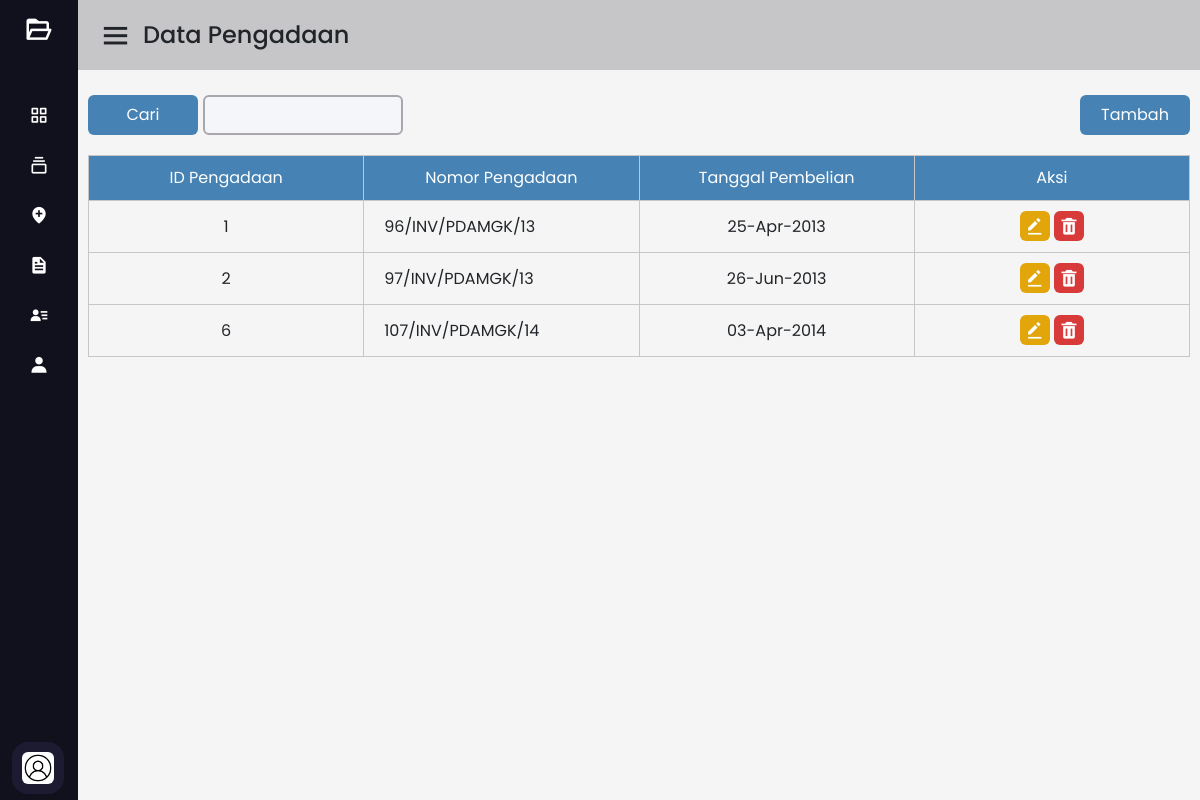
Screenshot of /pengadaan.php (signed in) with the database file from the repository.
### tables this page shows
CREATE TABLE `pengadaan` (
  `id_pengadaan` int(10) NOT NULL,
  `no_dokumen` varchar(50) NOT NULL,
  `tgl_beli` date NOT NULL
);

### pengadaan.php (the view, shortened to what this page needs)
<?php
include "sidebar.php" ?>
<section class="home-section">
    <nav>
        <div class="sidebar-button">
        <i class='bx bx-menu'></i>
            <span class="dashboard">Data Pengadaan</span>
        </div>
    </nav>
    <div class="home-content">
        <div class="dashboard-content">
            <div class="search-box">
                <a href="form_pengadaan.php"><button class="inbtn">Tambah</button></a>
                <form method="GET" action="pengadaan.php">
                <input type="text" name="kata_cari" value="<?php if(isset($_GET['kata_cari'])) { echo $_GET['kata_cari']; } ?>"  />
		        <button type="submit" class="srcbtn">Cari</button>
                </form>
            </div>
            <div class="table-ds">
            <?php
                include 'koneksi/koneksi.php';
                if(isset($_GET['kata_cari'])) {
                    $kata_cari = $_GET['kata_cari'];
                    $query = "SELECT * FROM pengadaan WHERE id_pengadaan like '%".$kata_cari."%' OR no_dokumen like '%".$kata_cari."%' OR tgl_beli like '%".$kata_cari."%' ORDER BY id_pengadaan ASC";
				} else {
					$query = "SELECT * FROM pengadaan ORDER BY id_pengadaan ASC";
				}
                $result = mysqli_query($koneksi,$query);
                echo '<table class="tabel-pengadaan">
                    <tr>
                        <th>ID Pengadaan</th>
                        <th>Nomor Pengadaan</th>
                        <th>Tanggal Pembelian</th>
                        <th colspan="2">Aksi</th>
                    </tr>
                    <tr>';
                    while ($row = mysqli_fetch_array($result))
                    {
                        echo '<tr>
                                <td class="tcenter">'.$row['id_pengadaan'].'</td>
                                <td>'.$row['no_dokumen'].'</td>';?>
                                <td class="tcenter"><? echo date('d-M-Y', strtotime($row['tgl_beli']));?></td>
                    <?
                     echo '
                                <td class="tcenter">
                                <a href="action/edit_pengadaan.php?id='.$row['id_pengadaan'].'"><i class="bx bxs-edit-alt" title="Edit"></i></a>
                                <a onclick="return konfirmasi()" href="action/hapus_pengadaan.php?id='.$row['id_pengadaan'].'"><i class="bx bxs-trash" title="Hapus"></i></a>
                                </td>
                                ';
                    }?>
                    <?php
                    echo '
                    </tr>
                    </table>';
                    ?>
        </div>
    </div>
</section>

### style/style.css (style rules this page uses)
* { margin: 0; padding: 0; box-sizing: border-box; font-family: 'Poppins', sans-serif; }
.home-section { background-color:#f5f5f5; position: relative; min-height: 100vh; left: calc(100% - 260px); left: 260px; transition: all 0.5s ease; }
.sidebar.close ~ .home-section { width: calc(100% - 78px); left: 78px; }
.home-section nav { height: 70px; background: #c6c5c7; padding: 0 20px; display: flex; align-items: center; justify-content: space-between; position:fixed; width: 100%; z-index:9999; }
.home-section nav .sidebar-button { display: flex; align-items: center; font-size: 24px; font-weight: 500; }
.home-section nav .sidebar-button i { font-size: 35px; margin-right: 10px; }
.home-content .dashboard-content { position: relative; padding: 20px; top: 30%; padding: 90px 5px; }
.home-content .dashboard-content .search-box { position: relative; padding: 5px; }
.home-content .dashboard-content .search-box input { position: absolute; height: 40px; width: 200px; border-radius: 6px; padding: 0 15px; font-size: 16px; background: #F5F6FA; border: 2px solid #a9a6ae; outline: none; left: 120px; }
.srcbtn { border-radius: 6px; height: 40px; width: 110px; padding: 0 15px; font-size: 16px; background:#4682B4; text-align: center; color: #FFF; border: none; }
.inbtn { border-radius: 6px; height: 40px; width: 110px; padding: 0 15px; font-size: 16px; background: #4682B4; text-align: center; color: #FFF; border: none; float: right; }
.home-content .dashboard-content .table-ds { position: relative; padding: 5px; top: 10px; overflow: auto; }
.tabel-dashboard th, td { padding: 10px 20px; text-align: left; border: 1px solid #c6c5c7; word-wrap: normal; max-width: 80px; }
.tcenter { text-align: center; }
.tabel-aset th, td { padding: 10px 20px; text-align: left; border: 1px solid #c6c5c7; word-wrap: normal; max-width: 80px; }
.tabel-riwayat th, td { padding: 10px 20px; text-align: left; border: 1px solid #c6c5c7; word-wrap: normal; max-width: 80px; }
.tabel-cabang th, td { padding: 10px 20px; text-align: left; border: 1px solid #c6c5c7; word-wrap: normal; max-width: 80px; }
.tabel-unit th, td { padding: 10px 20px; text-align: left; border: 1px solid #c6c5c7; word-wrap: normal; max-width: 80px; }
.tabel-lokasi th, td { padding: 10px 20px; text-align: left; border: 1px solid #c6c5c7; word-wrap: normal; max-width: 80px; }
.tabel-pengadaan { border-radius: 6px; border-collapse: collapse; width: 100%; overflow: auto; }
.tabel-pengadaan tr th { text-align: center; background: #4682B4; color: #fff; font-weight: normal; border: 1px solid #c6c5c7; }
.tabel-pengadaan th, td { padding: 10px 20px; text-align: left; border: 1px solid #c6c5c7; word-wrap: normal; max-width: 80px; }
.tabel-pengadaan .bxs-edit-alt { background-color: rgb(226, 165, 10); font-size: 20px; color: #FFF; border-radius: 6px; padding: 5px; }
.tabel-pengadaan .bxs-trash { background-color: rgb(216, 57, 57); font-size: 20px; color: #FFF; border-radius: 6px; padding: 5px; }
.tabel-rekanan th, td { padding: 10px 20px; text-align: left; border: 1px solid #c6c5c7; word-wrap: normal; max-width: 80px; }
.tabel-admin th, td { padding: 10px 20px; text-align: left; border: 1px solid #c6c5c7; word-wrap: normal; max-width: 80px; }
.tabel-index th, td { padding: 10px 20px; text-align: left; border: 1px solid #c6c5c7; word-wrap: normal; max-width: 80px; }

### rows the page displays
pengadaan: id_pengadaan "1", no_dokumen "96/INV/PDAMGK/13", tgl_beli "25-Apr-2013"
pengadaan: id_pengadaan "2", no_dokumen "97/INV/PDAMGK/13", tgl_beli "26-Jun-2013"
pengadaan: id_pengadaan "6", no_dokumen "107/INV/PDAMGK/14", tgl_beli "03-Apr-2014"
